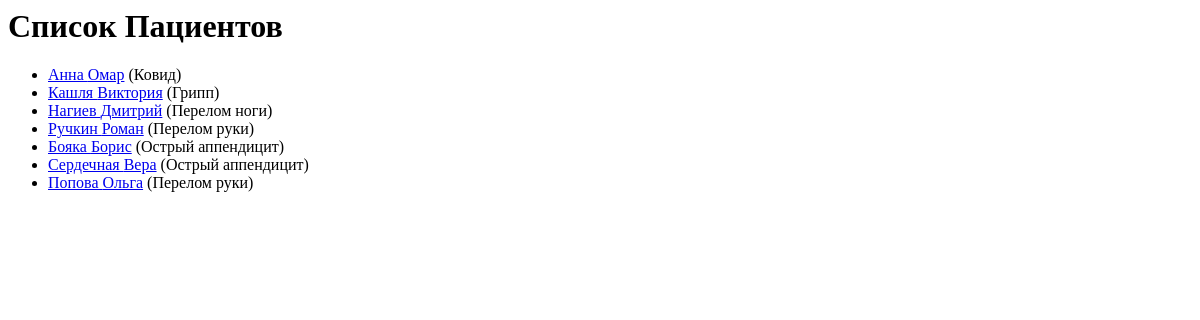
Before: /changedata/ with the older database file.
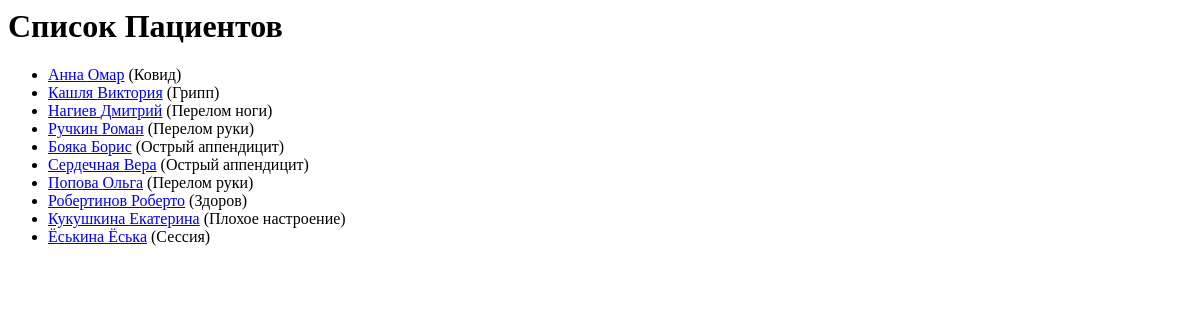
After: the same page with the newer database file.
### myapp/models.py (models this page shows, shortened)
class Patient(models.Model):
    first_name = models.CharField(max_length=20, blank=False)
    last_name = models.CharField(max_length=20, blank=False)
    age = models.IntegerField(blank=False)
    diagnosis = models.CharField(max_length=40, blank=False)
    doctor = models.ForeignKey(Doctor, on_delete=models.CASCADE)
    room = models.ForeignKey(Room, on_delete=models.CASCADE)
    def get_absolute_url(self):
        return f'/patient/{self.pk}/'

### myapp/views.py (the view)
# urls.py: path('changedata/', PatientChangeListView.as_view(), name='changedata'),
class PatientChangeListView(ListView):
    model = Patient
    template_name = 'medical/changedata.html'

### templates/medical/changedata.html (shortened to what this page needs)
{% load static %}
<link rel="stylesheet" type="text/css" href="{% static 'style.css' %}">
      <div class="col-sm-10 ">
      {% block content %}
           <h1>Список Пациентов</h1>
      {% if object_list %}
      <ul>
      {% for patient in patient_list %}
      <li>
        <a href="form{{patient.get_absolute_url}}">{{ patient.last_name }} {{patient.first_name}}</a> ({{patient.diagnosis}})
      </li>
      {% endfor %}
    </ul>
    {% else %}
      <p>There are no patients in the library.</p>
    {% endif %}
    {% endblock %}
     </div>

Changed rows visible on the page:
added Patient: last_name "Робертинов", first_name "Роберто", diagnosis "Здоров"
added Patient: last_name "Кукушкина", first_name "Екатерина", diagnosis "Плохое настроение"
added Patient: last_name "Ёськина", first_name "Ёська", diagnosis "Сессия"
